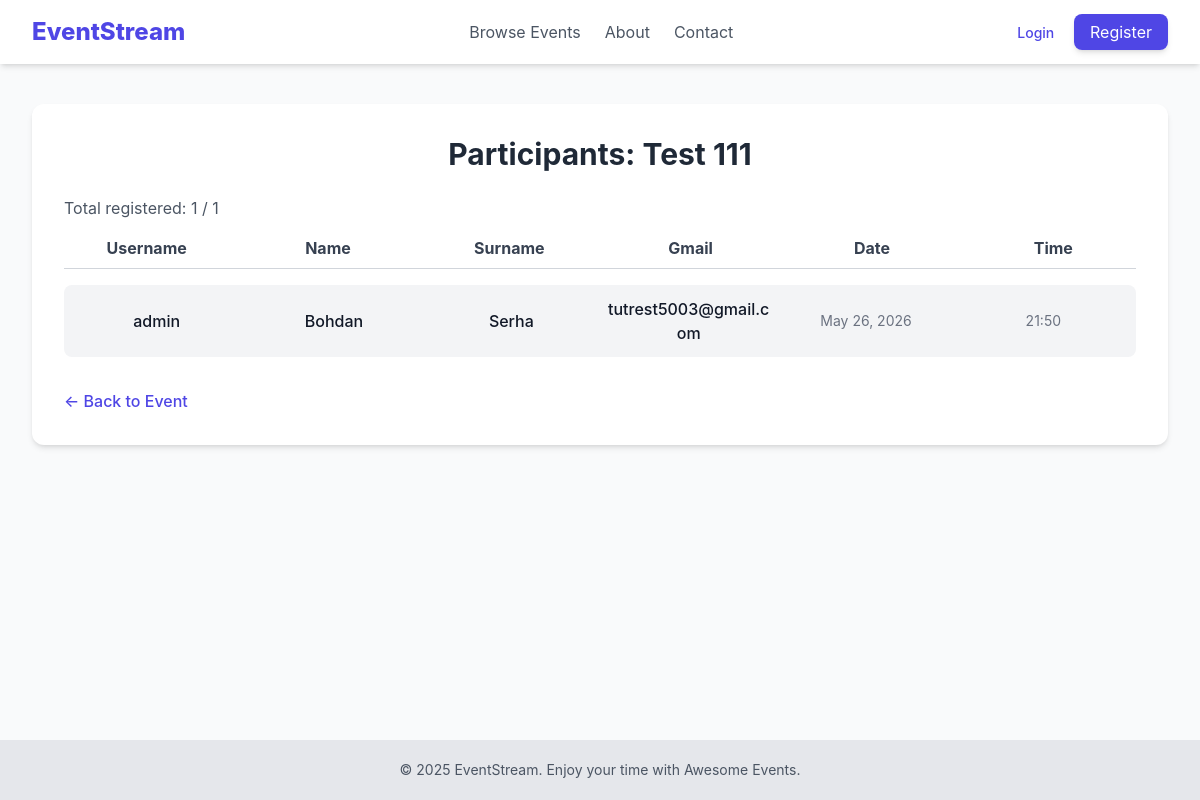
The page /events/5/info on the database its author committed.
### events/models.py (models this page shows, shortened)
class Event(models.Model):
    title = models.CharField(max_length=200)
    description = models.TextField()
    location = models.CharField(max_length=255)
    date_time = models.DateTimeField()
    creator = models.ForeignKey(settings.AUTH_USER_MODEL, on_delete=models.CASCADE)
    created_at = models.DateTimeField(auto_now_add=True)
    updated_at = models.DateTimeField(auto_now=True)
    max_attendance = models.IntegerField(default=0, blank=True)

### registrations/models.py (models this page shows, shortened)
class Registration(models.Model):
    user = models.ForeignKey(
        settings.AUTH_USER_MODEL,
        on_delete=models.CASCADE,
        related_name='registrations'
    )
    event = models.ForeignKey(
        Event,
        on_delete=models.CASCADE,
        related_name='attendees'
    )
    registered_at = models.DateTimeField(auto_now_add=True)
    class Meta:
        unique_together = ('user', 'event')
        verbose_name = 'Registration'
        verbose_name_plural = 'Registrations'

### users/models.py (models this page shows, shortened)
class CustomUser(AbstractUser):
    username = models.CharField(max_length=200, unique=True)
    email = models.EmailField(null=True)
    first_name = models.CharField(max_length=20, blank=True)
    last_name = models.CharField(max_length=20, blank=True)
    subscribed_to_event = models.BooleanField(default=False)
    is_moderator = models.BooleanField(
        default=False,
        help_text='User is moderator or not.'
    )

### events/views.py (the view)
# urls.py: path('<int:pk>/info', views.ParticipantDetailView.as_view(), name='participants'),
class ParticipantDetailView(DetailView):
    model = Event
    context_object_name = 'event'
    template_name = 'events/event_participants.html'
    def get_context_data(self, **kwargs):
        context = super().get_context_data(**kwargs)
        context['participants'] = self.object.attendees.all()
        return context

### events/templates/events/event_participants.html (shortened to what this page needs)
{% extends "base.html" %}
{% block content %}
<div class="max-w-7xl mx-auto bg-white p-8 rounded-xl shadow-md">
    <h1 class="text-3xl font-bold text-gray-800 mb-6 text-center">Participants: {{ event.title }}</h1>
    {% if event.max_attendance > 0 %}
        <p class="text-gray-600 mb-4">Total registered: {{ participants.count }} / {{ event.max_attendance }}</p>
    {% else %}
    <p class="text-gray-600 mb-4">Total registered: {{ participants.count }} </p>
    {% endif %}
    <div class="grid grid-cols-6 gap-4 pb-2 border-b border-gray-300 font-bold text-gray-700 mb-4">
        <div class="text-center">Username</div>
        <div class="text-center">Name</div>
        <div class="text-center">Surname</div>
        <div class="text-center">Gmail</div>
        <div class="text-center">Date</div>
        <div class="text-center">Time</div>
    </div>
    <ul class="space-y-4 divide-y divide-gray-200 ">
        {% for reg in participants %}
            <li class="grid grid-cols-6 p-3 text-center bg-gray-100 gap-4 items-center rounded-lg ">
                <span class="font-medium text-gray-900 break-all">{{ reg.user.username }}</span>
                <span class="font-medium text-gray-900 break-all">{{ reg.user.first_name }}</span>
                <span class="font-medium text-gray-900 break-all">{{ reg.user.last_name }}</span>
                <span class="font-medium text-gray-900 break-all">{{ reg.user.email }}</span>
                <span class="text-sm text-gray-500">{{ reg.registered_at|date:"M d, Y" }}</span>
                <span class="text-sm text-gray-500">{{ reg.registered_at|time:"H:i" }}</span>
            </li>
        {% empty %}
            <li class="py-4 text-gray-500 italic">No participants yet.</li>
        {% endfor %}
    </ul>
    <div class="mt-8">
        <a href="{% url 'event_detail' event.pk %}" class="text-indigo-600 hover:text-indigo-800 font-medium">
            &larr; Back to Event
        </a>
    </div>
</div>
{% endblock %}

### templates/base.html (style rules this page uses)
body { font-family: 'Inter', sans-serif; }

### rows shown on the page
Event: title "Test 111", count "1", max_attendance "1"
Registration: user.username "admin", user.first_name "Bohdan", user.last_name "Serha", user.email "tutrest5003@gmail.com", registered_at "May 26, 2026", registered_at "21:50"
